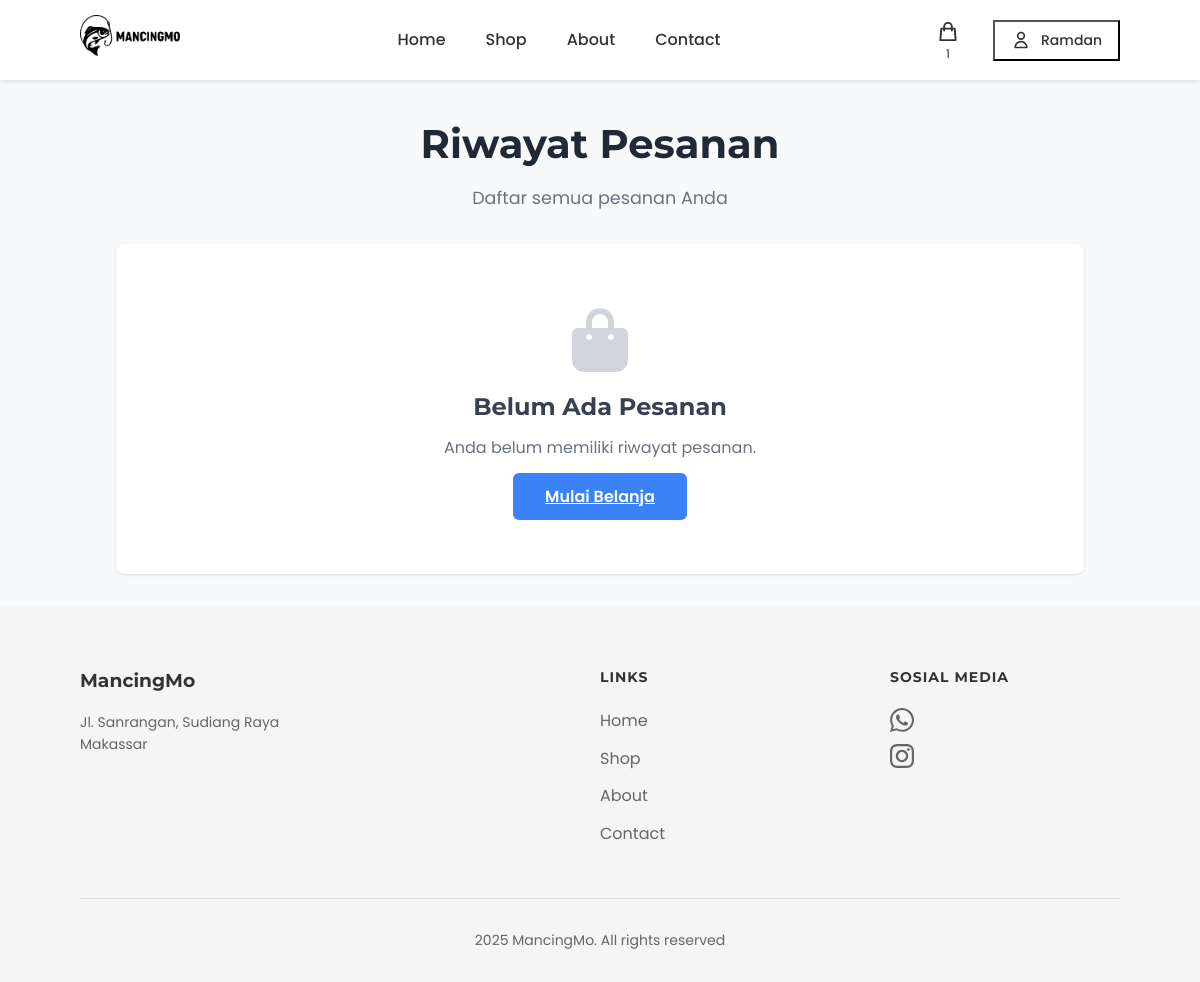
The page /profile/orders/ (signed in) on the database as committed earlier.
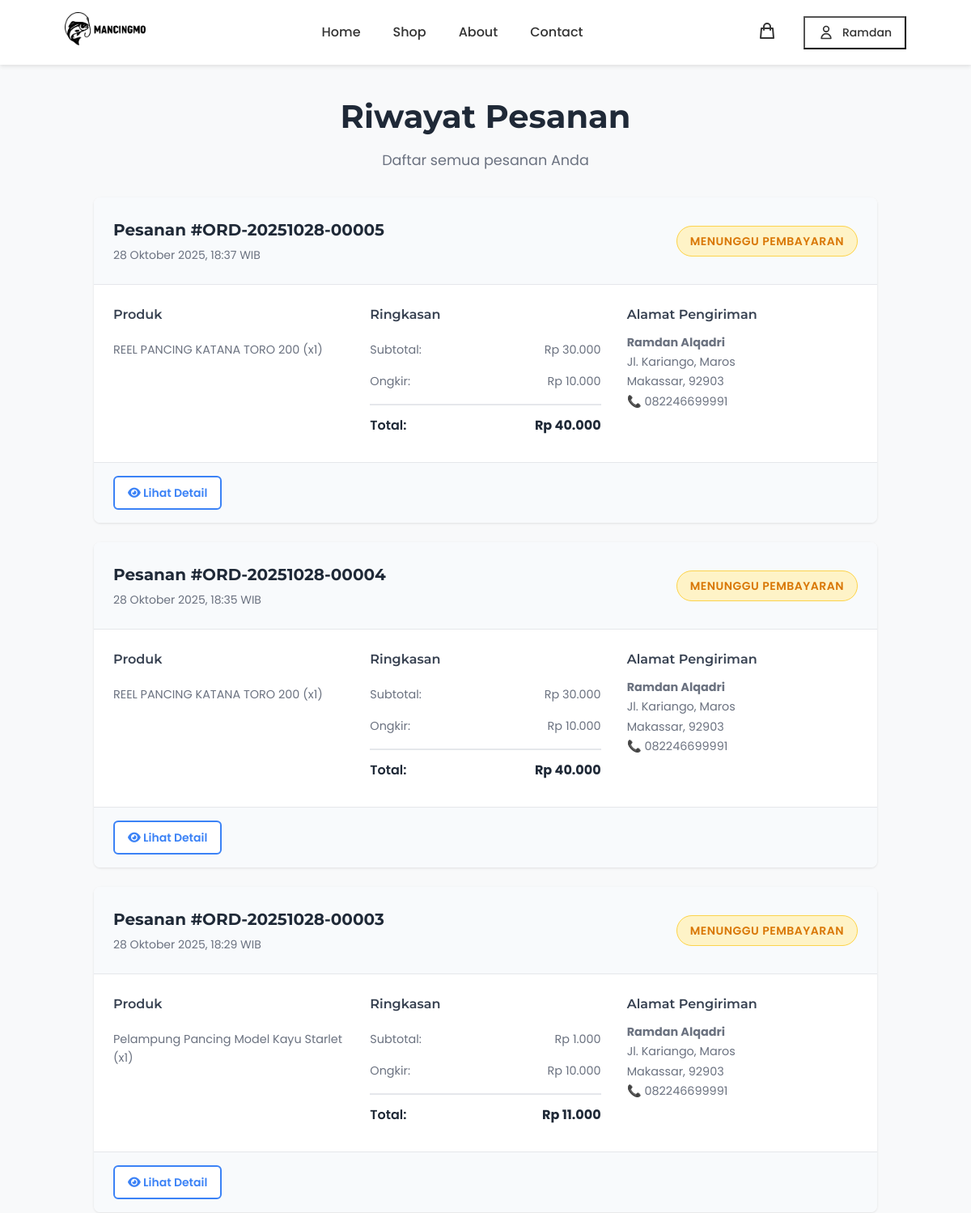
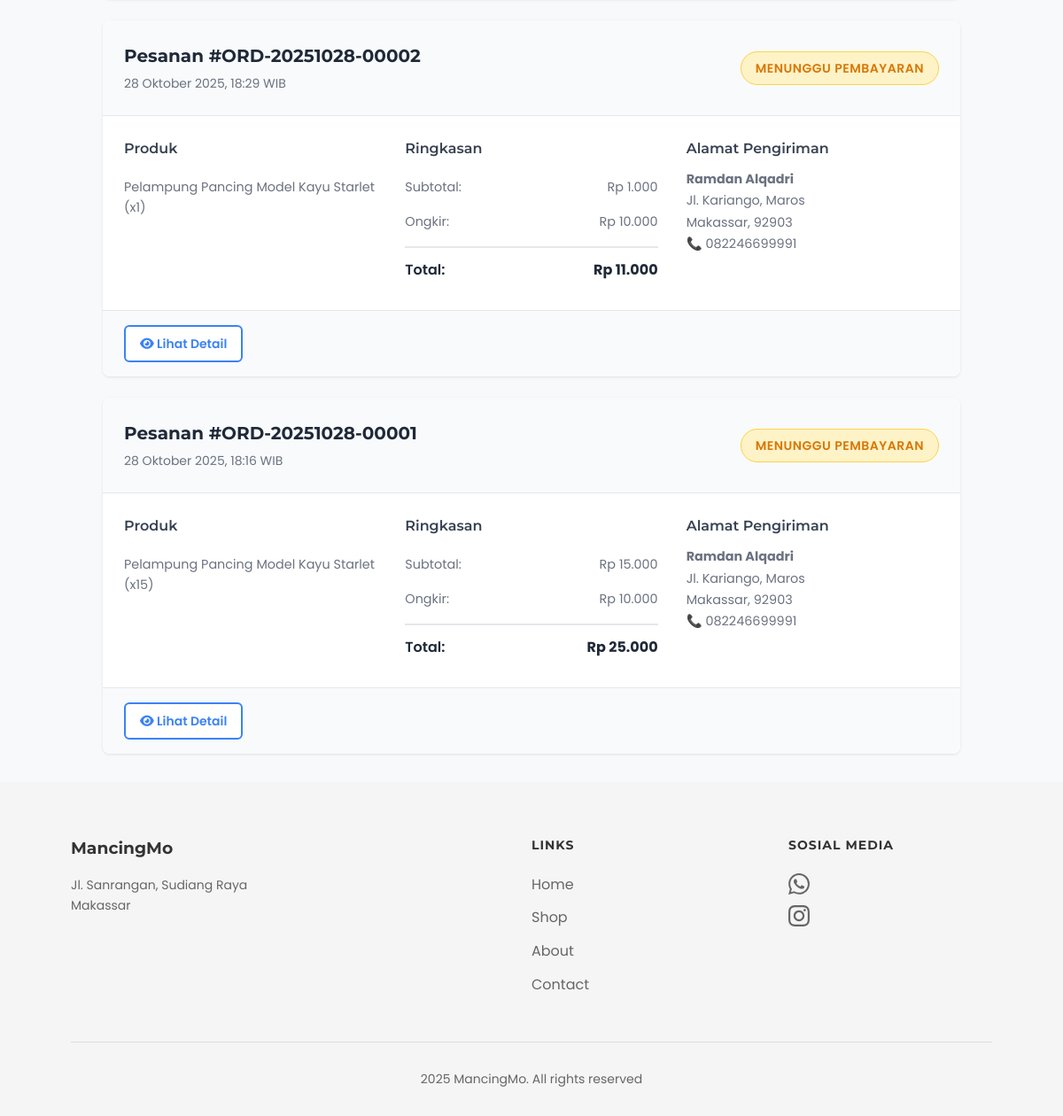
The same page on the database as committed later (2 pictures, top to bottom).
### products/models.py (models this page shows, shortened)
class Cart(models.Model):
    user = models.OneToOneField(User, on_delete=models.CASCADE, related_name='cart', verbose_name="Pengguna")
    created_at = models.DateTimeField(auto_now_add=True, verbose_name="Dibuat Pada")
    updated_at = models.DateTimeField(auto_now=True, verbose_name="Diperbarui Pada")
    class Meta:
        verbose_name = "Keranjang"
        verbose_name_plural = "Keranjang"
        app_label = 'products'
    @property
    def unique_items_count(self):
        return self.items.count()
    def get_unique_items_count(self):
        return self.unique_items_count

class Order(models.Model):
    STATUS_CHOICES = [
        ('pending', 'Menunggu Pembayaran'),
        ('paid', 'Sudah Dibayar'),
        ('processing', 'Sedang Diproses'),
        ('shipped', 'Dikirim'),
        ('delivered', 'Terkirim'),
        ('cancelled', 'Dibatalkan'),
    ]
    PAYMENT_CHOICES = [
        ('bank_transfer', 'Transfer Bank'),
        ('qris', 'QRIS'),
        ('cod', 'Cash on Delivery'),
    ]
    user = models.ForeignKey(User, on_delete=models.CASCADE, related_name='orders', verbose_name="Pengguna")
    order_number = models.CharField(max_length=50, unique=True, verbose_name="Nomor Pesanan")
    shipping_name = models.CharField(max_length=200, verbose_name="Nama Penerima")
    shipping_phone = models.CharField(max_length=20, verbose_name="Telepon Penerima")
    shipping_address = models.TextField(verbose_name="Alamat Pengiriman")
    shipping_province = models.CharField(max_length=100, blank=True, verbose_name="Provinsi")
    shipping_city = models.CharField(max_length=100, verbose_name="Kota/Kabupaten")
    shipping_district = models.CharField(max_length=100, blank=True, verbose_name="Kecamatan")  # ✅ FIELD BARU
    shipping_postal_code = models.CharField(max_length=10, blank=True, verbose_name="Kode Pos")
    payment_method = models.CharField(max_length=20, choices=PAYMENT_CHOICES, verbose_name="Metode Pembayaran")
    payment_proof = models.ImageField(upload_to='payment_proofs/', blank=True, null=True, verbose_name="Bukti Pembayaran")
    subtotal = models.DecimalField(max_digits=10, decimal_places=0, verbose_name="Subtotal")
    shipping_cost = models.DecimalField(max_digits=10, decimal_places=0, default=0, verbose_name="Ongkos Kirim")
    total = models.DecimalField(max_digits=10, decimal_places=0, verbose_name="Total")
    status = models.CharField(max_length=20, choices=STATUS_CHOICES, default='pending', verbose_name="Status")
    created_at = models.DateTimeField(auto_now_add=True, verbose_name="Dibuat Pada")
    updated_at = models.DateTimeField(auto_now=True, verbose_name="Diperbarui Pada")
    paid_at = models.DateTimeField(blank=True, null=True, verbose_name="Dibayar Pada")
    class Meta:
        verbose_name = "Pesanan"
        verbose_name_plural = "Pesanan"
        ordering = ['-created_at']

class OrderItem(models.Model):
    order = models.ForeignKey(Order, on_delete=models.CASCADE, related_name='items', verbose_name="Pesanan")
    product = models.ForeignKey(Product, on_delete=models.PROTECT, verbose_name="Produk")
    product_name = models.CharField(max_length=300, verbose_name="Nama Produk")
    product_price = models.DecimalField(max_digits=10, decimal_places=0, verbose_name="Harga Produk")
    quantity = models.IntegerField(default=1, verbose_name="Jumlah")
    subtotal = models.DecimalField(max_digits=10, decimal_places=0, verbose_name="Subtotal")
    class Meta:
        verbose_name = "Item Pesanan"
        verbose_name_plural = "Item Pesanan"

### products/views.py (the view)
# urls.py: path('profile/orders/', views.order_history, name='order_history'),
@login_required
def order_history(request):
    orders = Order.objects.filter(user=request.user).order_by('-created_at')
    paginator = Paginator(orders, 10)
    page_number = request.GET.get('page')
    page_obj = paginator.get_page(page_number)
    context = {
        'orders': page_obj,
    }
    return render(request, 'registration/order_history.html', context)

### products/templatetags/currency_filters.py (called while the page is built)
@register.filter
def rupiah(value):
    try:
        value = float(value)
        formatted = "{:,.0f}".format(value).replace(',', '.')
        return formatted
    except (ValueError, TypeError):
        return value

### templates/registration/order_history.html (shortened to what this page needs)
{% extends 'base.html' %}
{% load static %}
{% load currency_filters %}
{% block extra_css %}
<link rel="stylesheet" href="{% static 'css/order_history.css' %}">
{% endblock %}
{% block content %}
<div class="order-history-container">
    <div class="order-history-header">
        <h1>Riwayat Pesanan</h1>
        <p>Daftar semua pesanan Anda</p>
    </div>
    {% if orders %}
        <div class="orders-list">
            {% for order in orders %}
            <div class="order-card">
                <div class="order-header">
                    <div class="order-info">
                        <h3>Pesanan #{{ order.order_number }}</h3>
                        <p class="order-date">{{ order.created_at|date:"d F Y, H:i" }} WIB</p>
                    </div>
                    <div class="order-status">
                        <span class="status-badge status-{{ order.status }}">
                            {% if order.status == 'pending' %}
                                Menunggu Pembayaran
                            {% elif order.status == 'paid' %}
                                Sudah Dibayar
                            {% elif order.status == 'processing' %}
                                Sedang Diproses
                            {% elif order.status == 'shipped' %}
                                Dikirim
                            {% elif order.status == 'delivered' %}
                                Terkirim
                            {% elif order.status == 'cancelled' %}
                                Dibatalkan
                            {% endif %}
                        </span>
                    </div>
                </div>
                <div class="order-details">
                    <div class="order-items">
                        <h4>Produk</h4>
                        <ul class="items-list">
                            {% for item in order.items.all|slice:":3" %}
                            <li>{{ item.product_name }} (x{{ item.quantity }})</li>
                            {% endfor %}
                        </ul>
                    </div>
                    <div class="order-summary">
                        <h4>Ringkasan</h4>
                        <div class="summary-row">
                            <span>Subtotal:</span>
                            <span>Rp {{ order.subtotal|rupiah }}</span>
                        </div>
                        <div class="summary-row">
                            <span>Ongkir:</span>
                            <span>Rp {{ order.shipping_cost|rupiah }}</span>
                        </div>
                        <div class="summary-row total">
                            <span>Total:</span>
                            <strong>Rp {{ order.total|rupiah }}</strong>
                        </div>
                    </div>
                    <div class="shipping-address">
                        <h4>Alamat Pengiriman</h4>
                        <p><strong>{{ order.shipping_name }}</strong></p>
                        <p>{{ order.shipping_address }}</p>
                        <p>{{ order.shipping_city }}{% if order.shipping_postal_code %}, {{ order.shipping_postal_code }}{% endif %}</p>
                        <p>📞 {{ order.shipping_phone }}</p>
                    </div>
                </div>
                <div class="order-actions">
                    <a href="{% url 'order_detail' order.id %}" class="btn-outline">
                        <i class="fas fa-eye"></i> Lihat Detail
                    </a>
                </div>
            </div>
            {% endfor %}
        </div>
    {% else %}
        <div class="empty-state">
            <i class="fas fa-shopping-bag"></i>
            <h3>Belum Ada Pesanan</h3>
            <p>Anda belum memiliki riwayat pesanan.</p>
            <a href="{% url 'shop' %}" class="btn-primary">Mulai Belanja</a>
        </div>
    {% endif %}
</div>
{% endblock %}

### templates/base.html (shortened to what this page needs)
{% load static %}
<!DOCTYPE html>
<html lang="id">
<head>
    <link rel="stylesheet" href="https://cdnjs.cloudflare.com/ajax/libs/font-awesome/6.0.0/css/all.min.css">
    <link rel="stylesheet" href="{% static 'css/header.css' %}">
    <link rel="stylesheet" href="{% static 'css/footer.css' %}">
    <link rel="stylesheet" href="{% static 'css/edit_profile.css' %}">
    <link rel="stylesheet" href="{% static 'css/order_history.css' %}">
    <link rel="stylesheet" href="{% static 'css/change_password.css' %}">
    {% block extra_css %}{% endblock %}
</head>
<body>
    {% include 'includes/header.html' %}
    <main>
        {% block content %}
        {% endblock %}
    </main>
    {% include 'includes/footer.html' %}
</body>
</html>

### templates/includes/header.html (shortened to what this page needs)
{% load static %}
<nav>
    <div class="logo">
        <a href="{% url 'home' %}">
            <img src="{% static 'image/logo mancingmo.png' %}" alt="MancingMo Logo">
        </a>
    </div>
    <ul class="nav-links">
        <li><a href="{% url 'home' %}">Home</a></li>
        <li><a href="{% url 'shop' %}">Shop</a></li>
        <li><a href="{% url 'about' %}">About</a></li>
        <li><a href="{% url 'contact' %}">Contact</a></li>
    </ul>
    <div class="nav-icons">
        <a href="{% url 'cart' %}" class="icon-link cart-icon-wrapper">
            <svg fill="none" stroke="currentColor" viewBox="0 0 24 24">
                <path stroke-linecap="round" stroke-linejoin="round" stroke-width="2" d="M16 11V7a4 4 0 00-8 0v4M5 9h14l1 12H4L5 9z"/>
            </svg>
            {% if user.is_authenticated %}
            <span class="cart-badge" id="cartBadge">
                {% if user.cart.get_unique_items_count > 0 %}{{ user.cart.get_unique_items_count }}{% endif %}
            </span>
            {% endif %}
        </a>
        {% if user.is_authenticated %}
        <div class="user-menu">
            <button class="user-btn">
                <svg fill="none" stroke="currentColor" viewBox="0 0 24 24">
                    <path stroke-linecap="round" stroke-linejoin="round" stroke-width="2" d="M16 7a4 4 0 11-8 0 4 4 0 018 0zM12 14a7 7 0 00-7 7h14a7 7 0 00-7-7z"/>
                </svg>
                <span class="user-name">{{ user.first_name|default:user.username }}</span>
            </button>
        </div>
        {% endif %}
    </div>
</nav>

### templates/includes/footer.html (shortened to what this page needs)
{% load static %}
<footer>
    <div class="footer-content">
        <div class="footer-about">
            <h3>MancingMo</h3>
            <p>Jl. Sanrangan, Sudiang Raya<br>Makassar</p>
        </div>
        <div class="footer-column">
            <h4>Links</h4>
            <ul>
                <li><a href="{% url 'home' %}">Home</a></li>
                <li><a href="{% url 'shop' %}">Shop</a></li>
                <li><a href="{% url 'about' %}">About</a></li>
                <li><a href="{% url 'contact' %}">Contact</a></li>
            </ul>
        </div>
        <div class="footer-column">
            <h4>Sosial Media</h4>
            <div class="contact-icons">
                <a href="https://wa.me/+6282246699991" target="_blank">
                </a>
                <a href="https://www.instagram.com/fishingstagemakassar2025?igsh=YzVkbnI5amE3ZHBp" target="_blank">
                </a>
            </div>
        </div>
    </div>
    <div class="footer-bottom">
        2025 MancingMo. All rights reserved
    </div>
</footer>

### static/css/header.css (style rules this page uses)
nav { display: flex; justify-content: space-between; align-items: center; padding: 15px 80px; background: white; box-shadow: 0 2px 5px rgba(0,0,0,0.1); height: 80px; }
.logo { display: flex; align-items: center; font-weight: bold; font-size: 20px; }
.logo img { width: 100px; height: 100px; margin-right: 10px; object-fit: contain; }
.nav-links { display: flex; gap: 40px; list-style: none; }
.nav-links a { text-decoration: none; color: #333; font-weight: 500; transition: color 0.3s; }
.nav-icons { display: flex; gap: 25px; align-items: center; }
.nav-icons a { text-decoration: none; color: #333; display: flex; flex-direction: column; align-items: center; gap: 5px; }
.nav-icons a svg { width: 24px; height: 24px; color: #333; stroke: #333; }
.user-menu { position: relative; }
.user-btn { display: flex; align-items: center; gap: 10px; padding: 8px 16px; background: transparent; cursor: pointer; transition: all 0.3s ease; color: #333; font-family: 'Poppins', sans-serif; font-weight: 500; }
.user-btn svg { width: 20px; height: 20px; }
.user-name { font-size: 14px; max-width: 100px; overflow: hidden; text-overflow: ellipsis; white-space: nowrap; }
.icon-link { display: flex; align-items: center; justify-content: center; width: 40px; height: 40px; color: #333; transition: all 0.3s ease; }

### static/css/footer.css (style rules this page uses)
footer { background: #f5f5f5; padding: 60px 80px 30px; }
.footer-content { display: grid; grid-template-columns: 2fr 1fr 1fr; gap: 60px; margin-bottom: 40px; }
.footer-about h3 { margin-bottom: 15px; }
.footer-about p { color: #666; line-height: 1.6; font-size: 14px; }
.footer-column h4 { margin-bottom: 20px; font-size: 14px; text-transform: uppercase; letter-spacing: 1px; }
.footer-column ul { list-style: none; }
.footer-column ul li { margin-bottom: 12px; }
.footer-column a { text-decoration: none; color: #666; transition: color 0.3s; }
.contact-icons { display: flex; flex-direction: column; gap: 12px; margin-top: 15px; }
.contact-icons a { display: flex; align-items: center; gap: 10px; text-decoration: none; color: #666; transition: color 0.3s; }
.contact-icons a svg { width: 24px; height: 24px; flex-shrink: 0; fill: #666; }
.footer-bottom { text-align: center; padding-top: 30px; border-top: 1px solid #ddd; color: #666; font-size: 14px; }

### templates/base.html (style rules this page uses)
* { margin: 0; padding: 0; box-sizing: border-box; }
body { font-family: 'Poppins', sans-serif; color: #333; background-color: #f8f9fa; line-height: 1.6; min-height: 100vh; display: flex; flex-direction: column; }
h1, h2, h3, h4, h5, h6 { font-family: 'Montserrat', sans-serif; }
main { flex: 1; }

Rows that differ between the two databases and show on the page:
added Order: order_number "ORD-20251028-00005", created_at "28 Oktober 2025, 18:37", status "MENUNGGU PEMBAYARAN", subtotal|rupiah "30.000", shipping_cost|rupiah "10.000", total|rupiah "40.000", shipping_name "Ramdan Alqadri", shipping_address "Jl. Kariango, Maros", shipping_city "Makassar", shipping_postal_code "92903", shipping_phone "082246699991"
added OrderItem: product_name "REEL PANCING KATANA TORO 200", quantity "1", shown under "ORD-20251028-00005"
added Order: order_number "ORD-20251028-00004", created_at "28 Oktober 2025, 18:35", status "MENUNGGU PEMBAYARAN", subtotal|rupiah "30.000", shipping_cost|rupiah "10.000", total|rupiah "40.000", shipping_name "Ramdan Alqadri", shipping_address "Jl. Kariango, Maros", shipping_city "Makassar", shipping_postal_code "92903", shipping_phone "082246699991"
added OrderItem: product_name "REEL PANCING KATANA TORO 200", quantity "1", shown under "ORD-20251028-00004"
added Order: order_number "ORD-20251028-00003", created_at "28 Oktober 2025, 18:29", status "MENUNGGU PEMBAYARAN", subtotal|rupiah "1.000", shipping_cost|rupiah "10.000", total|rupiah "11.000", shipping_name "Ramdan Alqadri", shipping_address "Jl. Kariango, Maros", shipping_city "Makassar", shipping_postal_code "92903", shipping_phone "082246699991"
added OrderItem: product_name "Pelampung Pancing Model Kayu Starlet", quantity "1", shown under "ORD-20251028-00003"
added Order: order_number "ORD-20251028-00002", created_at "28 Oktober 2025, 18:29", status "MENUNGGU PEMBAYARAN", subtotal|rupiah "1.000", shipping_cost|rupiah "10.000", total|rupiah "11.000", shipping_name "Ramdan Alqadri", shipping_address "Jl. Kariango, Maros", shipping_city "Makassar", shipping_postal_code "92903", shipping_phone "082246699991"
added OrderItem: product_name "Pelampung Pancing Model Kayu Starlet", quantity "1", shown under "ORD-20251028-00002"
added Order: order_number "ORD-20251028-00001", created_at "28 Oktober 2025, 18:16", status "MENUNGGU PEMBAYARAN", subtotal|rupiah "15.000", shipping_cost|rupiah "10.000", total|rupiah "25.000", shipping_name "Ramdan Alqadri", shipping_address "Jl. Kariango, Maros", shipping_city "Makassar", shipping_postal_code "92903", shipping_phone "082246699991"
added OrderItem: product_name "Pelampung Pancing Model Kayu Starlet", quantity "15", shown under "ORD-20251028-00001"
Other text that changed with them:
{{ user.cart.get_unique_items_count }}: "1" → (not shown)
text no longer shown: "Belum Ada Pesanan Anda belum memiliki riwayat pesanan. Mulai Belanja"
